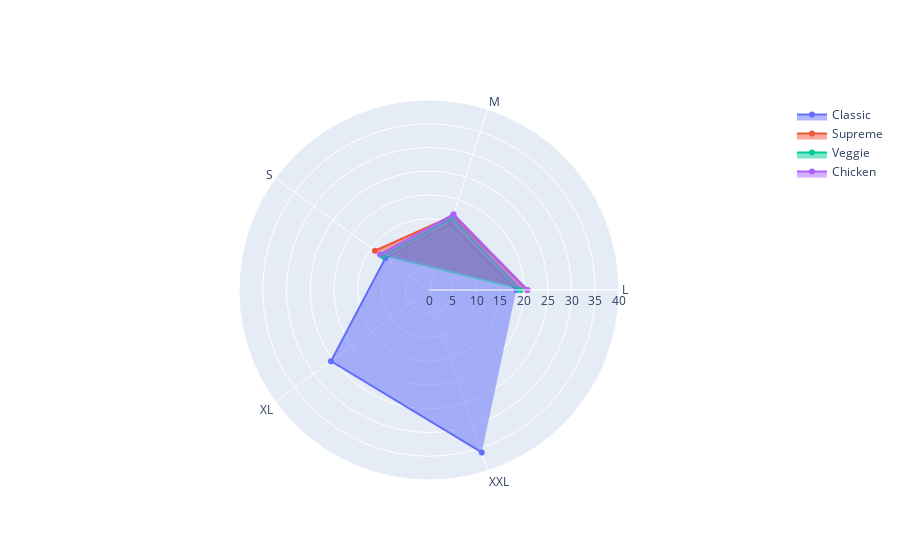

The cell this chart's notebook holds for it:
### Code cell
categories = price_pivot.columns

fig = go.Figure()


fig.add_trace(go.Scatterpolar(
      r=list(price_pivot.loc["Classic"].values),
      theta=categories,
      fill='toself',
      name='Classic'
))


fig.add_trace(go.Scatterpolar(
      r=list(price_pivot.loc["Supreme"].values),
      theta=categories,
      fill='toself',
      name='Supreme'
))

fig.add_trace(go.Scatterpolar(
      r=list(price_pivot.loc["Veggie"].values),
      theta=categories,
      fill='toself',
      name='Veggie'
))

fig.add_trace(go.Scatterpolar(
      r=list(price_pivot.loc["Chicken"].values),
      theta=categories,
      fill='toself',
      name='Chicken'
))

fig.update_layout(
  polar=dict(
    radialaxis=dict(
      visible=True,
      range=[0, 40]
    )),
  showlegend=True
)

fig.show()

### Figure 1 — Plotly figure (JSON) as saved in the notebook; plotly's stock layout.template omitted (floating-point values rounded to 4 significant figures)
{"data": [{"fill": "toself", "name": "Classic", "r": [18.38, 14.74, 11.38, 25.5, 35.95], "theta": ["L", "M", "S", "XL", "XXL"], "type": "scatterpolar"}, {"fill": "toself", "name": "Supreme", "r": [20.65, 16.43, 14.05, null, null], "theta": ["L", "M", "S", "XL", "XXL"], "type": "scatterpolar"}, {"fill": "toself", "name": "Veggie", "r": [19.3, 15.94, 12.16, null, null], "theta": ["L", "M", "S", "XL", "XXL"], "type": "scatterpolar"}, {"fill": "toself", "name": "Chicken", "r": [20.75, 16.75, 12.75, null, null], "theta": ["L", "M", "S", "XL", "XXL"], "type": "scatterpolar"}], "layout": {"polar": {"radialaxis": {"range": [0, 40], "visible": true}}, "showlegend": true}}
